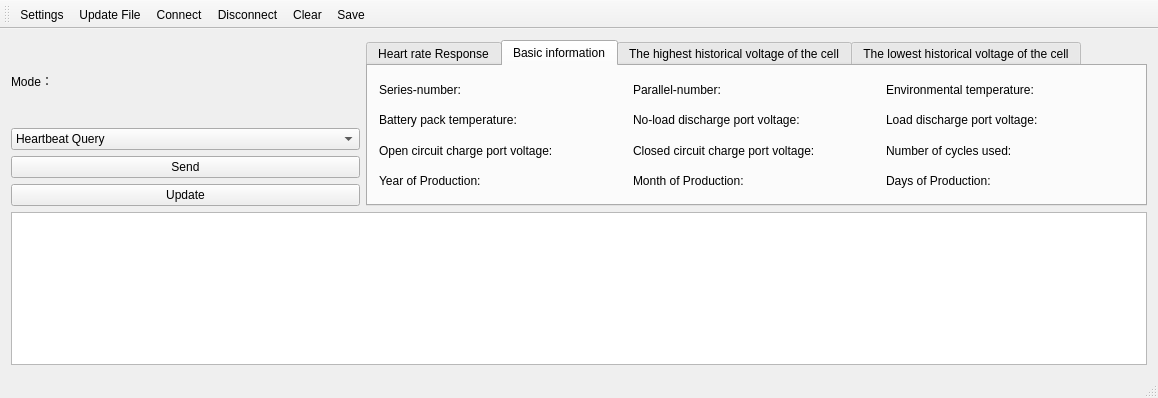
<?xml version="1.0" encoding="UTF-8"?>
<ui version="4.0">
 <class>MainWindow</class>
 <widget class="QMainWindow" name="MainWindow">
  <property name="geometry">
   <rect>
    <x>0</x>
    <y>0</y>
    <width>1158</width>
    <height>398</height>
   </rect>
  </property>
  <property name="windowTitle">
   <string>Simple Terminal</string>
  </property>
  <property name="autoFillBackground">
   <bool>false</bool>
  </property>
  <widget class="QWidget" name="centralWidget">
   <layout class="QHBoxLayout" name="horizontalLayout">
    <item>
     <layout class="QGridLayout" name="gridLayout">
      <item row="6" column="0" colspan="3">
       <widget class="QTableWidget" name="tableWidget"/>
      </item>
      <item row="0" column="0">
       <widget class="QLabel" name="label">
        <property name="text">
         <string>Mode：</string>
        </property>
       </widget>
      </item>
      <item row="1" column="0">
       <widget class="QComboBox" name="comboBox">
        <item>
         <property name="text">
          <string>Heartbeat Query</string>
         </property>
        </item>
        <item>
         <property name="text">
          <string>Basic Information Query</string>
         </property>
        </item>
        <item>
         <property name="text">
          <string>Maximum history voltage of cell Query</string>
         </property>
        </item>
        <item>
         <property name="text">
          <string>Minimum history voltage of cell Query</string>
         </property>
        </item>
       </widget>
      </item>
      <item row="2" column="0">
       <widget class="QPushButton" name="send">
        <property name="text">
         <string>Send</string>
        </property>
       </widget>
      </item>
      <item row="3" column="0">
       <widget class="QPushButton" name="pushButton">
        <property name="text">
         <string>Update</string>
        </property>
       </widget>
      </item>
      <item row="0" column="1" rowspan="4" colspan="2">
       <widget class="QTabWidget" name="tabWidget">
        <property name="currentIndex">
         <number>1</number>
        </property>
        <widget class="QWidget" name="batterytab">
         <attribute name="title">
          <string>Heart rate Response</string>
         </attribute>
         <layout class="QGridLayout" name="gridLayout_2">
          <item row="2" column="0">
           <widget class="QLabel" name="processlabel">
            <property name="text">
             <string>Diagnostic working condition：</string>
            </property>
           </widget>
          </item>
         </layout>
        </widget>
        <widget class="QWidget" name="tooltab">
         <attribute name="title">
          <string>Basic information</string>
         </attribute>
         <layout class="QGridLayout" name="gridLayout_3">
          <item row="2" column="2">
           <widget class="QLabel" name="CycleNumlabel">
            <property name="text">
             <string>Number of cycles used:</string>
            </property>
           </widget>
          </item>
          <item row="3" column="0">
           <widget class="QLabel" name="Dylabel">
            <property name="text">
             <string>Year of Production:</string>
            </property>
           </widget>
          </item>
          <item row="0" column="0">
           <widget class="QLabel" name="BSerieslabel">
            <property name="text">
             <string>Series-number:</string>
            </property>
           </widget>
          </item>
          <item row="1" column="0">
           <widget class="QLabel" name="BTemplabel">
            <property name="text">
             <string>Battery pack temperature:</string>
            </property>
           </widget>
          </item>
          <item row="0" column="2">
           <widget class="QLabel" name="Templabel">
            <property name="text">
             <string>Environmental temperature:</string>
            </property>
           </widget>
          </item>
          <item row="2" column="1">
           <widget class="QLabel" name="CVolEnlabel">
            <property name="text">
             <string>Closed circuit charge port voltage:</string>
            </property>
           </widget>
          </item>
          <item row="1" column="2">
           <widget class="QLabel" name="PVolEnlabel">
            <property name="text">
             <string>Load discharge port voltage:</string>
            </property>
           </widget>
          </item>
          <item row="1" column="1">
           <widget class="QLabel" name="PVollabel">
            <property name="text">
             <string>No-load discharge port voltage:</string>
            </property>
           </widget>
          </item>
          <item row="3" column="1">
           <widget class="QLabel" name="Dmlabel">
            <property name="text">
             <string>Month of Production:</string>
            </property>
           </widget>
          </item>
          <item row="0" column="1">
           <widget class="QLabel" name="BParallellabel">
            <property name="text">
             <string>Parallel-number:</string>
            </property>
           </widget>
          </item>
          <item row="3" column="2">
           <widget class="QLabel" name="Ddlabel">
            <property name="text">
             <string>Days of Production:</string>
            </property>
           </widget>
          </item>
          <item row="2" column="0">
           <widget class="QLabel" name="CVollabel">
            <property name="text">
             <string>Open circuit charge port voltage:</string>
            </property>
           </widget>
          </item>
         </layout>
        </widget>
        <widget class="QWidget" name="chargetab">
         <attribute name="title">
          <string>The highest historical voltage of the cell</string>
         </attribute>
         <layout class="QGridLayout" name="gridLayout_4">
          <item row="0" column="0">
           <widget class="QLabel" name="Celldlabel">
            <property name="text">
             <string>Start cell number N:</string>
            </property>
           </widget>
          </item>
          <item row="1" column="2">
           <widget class="QLabel" name="V2label">
            <property name="text">
             <string>Historical maxmum voltage of the N+2th cell:</string>
            </property>
           </widget>
          </item>
          <item row="1" column="1">
           <widget class="QLabel" name="V1label">
            <property name="text">
             <string>Historical maxmum voltage of the N+1th cell:</string>
            </property>
           </widget>
          </item>
          <item row="4" column="0">
           <widget class="QLabel" name="V6label">
            <property name="text">
             <string>Historical maxmum voltage of the N+6th cell:</string>
            </property>
           </widget>
          </item>
          <item row="0" column="2">
           <widget class="QLabel" name="Cellnumlabel">
            <property name="text">
             <string>Number of cells:</string>
            </property>
           </widget>
          </item>
          <item row="1" column="0">
           <widget class="QLabel" name="V0label">
            <property name="text">
             <string>Historical maxmum voltage of the Nth cell:</string>
            </property>
           </widget>
          </item>
          <item row="2" column="1">
           <widget class="QLabel" name="V4label">
            <property name="text">
             <string>Historical maxmum voltage of the N+4th cell:</string>
            </property>
           </widget>
          </item>
          <item row="4" column="1">
           <widget class="QLabel" name="V7label">
            <property name="text">
             <string>Historical maxmum voltage of the N+7th cell:</string>
            </property>
           </widget>
          </item>
          <item row="2" column="0">
           <widget class="QLabel" name="V3label">
            <property name="text">
             <string>Historical maxmum voltage of the N+3th cell:</string>
            </property>
           </widget>
          </item>
          <item row="2" column="2">
           <widget class="QLabel" name="V5label">
            <property name="text">
             <string>Historical maxmum voltage of the N+5th cell:</string>
            </property>
           </widget>
          </item>
          <item row="4" column="2">
           <widget class="QLabel" name="V8label">
            <property name="text">
             <string>Historical maxmum voltage of the N+8th cell:</string>
            </property>
           </widget>
          </item>
          <item row="5" column="1">
           <widget class="QLabel" name="V10label">
            <property name="text">
             <string>Historical maxmum voltage of the N+10th cell:</string>
            </property>
           </widget>
          </item>
          <item row="5" column="0">
           <widget class="QLabel" name="V9label">
            <property name="text">
             <string>Historical maxmum voltage of the N+9th cell:</string>
            </property>
           </widget>
          </item>
          <item row="5" column="2">
           <widget class="QLabel" name="V11label">
            <property name="text">
             <string>Historical maxmum voltage of the N+11th cell:</string>
            </property>
           </widget>
          </item>
          <item row="6" column="0">
           <widget class="QLabel" name="V12label">
            <property name="text">
             <string>Historical maxmum voltage of the N+12th cell:</string>
            </property>
           </widget>
          </item>
          <item row="6" column="1">
           <widget class="QLabel" name="V13label">
            <property name="text">
             <string>Historical maxmum voltage of the N+13Nth cell:</string>
            </property>
           </widget>
          </item>
          <item row="6" column="2">
           <widget class="QLabel" name="V14label">
            <property name="text">
             <string>Historical maxmum voltage of the N+14th cell:</string>
            </property>
           </widget>
          </item>
         </layout>
        </widget>
        <widget class="QWidget" name="tab_3">
         <attribute name="title">
          <string>The lowest historical voltage of the cell</string>
         </attribute>
         <layout class="QGridLayout" name="gridLayout_5">
          <item row="1" column="0">
           <widget class="QLabel" name="MinV0label">
            <property name="text">
             <string>Historical minimum voltage of the Nth cell:</string>
            </property>
           </widget>
          </item>
          <item row="2" column="0">
           <widget class="QLabel" name="MinV3label">
            <property name="text">
             <string>Historical minimum voltage of the N+3th cell:</string>
            </property>
           </widget>
          </item>
          <item row="0" column="0">
           <widget class="QLabel" name="celldlabel">
            <property name="text">
             <string>Start cell number N:</string>
            </property>
           </widget>
          </item>
          <item row="2" column="1">
           <widget class="QLabel" name="MinV4label">
            <property name="text">
             <string>Historical minimum voltage of the N+4th cell:</string>
            </property>
           </widget>
          </item>
          <item row="3" column="0">
           <widget class="QLabel" name="MinV6label">
            <property name="text">
             <string>Historical minimum voltage of the N+6th cell:</string>
            </property>
           </widget>
          </item>
          <item row="3" column="1">
           <widget class="QLabel" name="MinV7label">
            <property name="text">
             <string>Historical minimum voltage of the N+7th cell:</string>
            </property>
           </widget>
          </item>
          <item row="1" column="2">
           <widget class="QLabel" name="MinV2label">
            <property name="text">
             <string>Historical minimum voltage of the N+2th cell:</string>
            </property>
           </widget>
          </item>
          <item row="2" column="2">
           <widget class="QLabel" name="MinV5label">
            <property name="text">
             <string>Historical minimum voltage of the N+5th cell:</string>
            </property>
           </widget>
          </item>
          <item row="1" column="1">
           <widget class="QLabel" name="MinV1label">
            <property name="text">
             <string>Historical minimum voltage of the N+1th cell:</string>
            </property>
           </widget>
          </item>
          <item row="0" column="2">
           <widget class="QLabel" name="cellnumlabel">
            <property name="text">
             <string>Number of cells:</string>
            </property>
           </widget>
          </item>
          <item row="3" column="2">
           <widget class="QLabel" name="MinV8label">
            <property name="text">
             <string>Historical minimum voltage of the N+8th cell:</string>
            </property>
           </widget>
          </item>
          <item row="4" column="0">
           <widget class="QLabel" name="MinV9label">
            <property name="text">
             <string>Historical minimum voltage of the N+10th cell:</string>
            </property>
           </widget>
          </item>
          <item row="4" column="1">
           <widget class="QLabel" name="MinV10label">
            <property name="text">
             <string>Historical minimum voltage of the N+11th cell:</string>
            </property>
           </widget>
          </item>
          <item row="4" column="2">
           <widget class="QLabel" name="MinV11label">
            <property name="text">
             <string>Historical minimum voltage of the N+11th cell:</string>
            </property>
           </widget>
          </item>
          <item row="5" column="0">
           <widget class="QLabel" name="MinV12label">
            <property name="text">
             <string>Historical minimum voltage of the N+12th cell:</string>
            </property>
           </widget>
          </item>
          <item row="5" column="1">
           <widget class="QLabel" name="MinV13label">
            <property name="text">
             <string>Historical minimum voltage of the N+13th cell:</string>
            </property>
           </widget>
          </item>
          <item row="5" column="2">
           <widget class="QLabel" name="MinV14label">
            <property name="text">
             <string>Historical minimum voltage of the N+14th cell:</string>
            </property>
           </widget>
          </item>
         </layout>
        </widget>
       </widget>
      </item>
     </layout>
    </item>
   </layout>
  </widget>
  <widget class="QToolBar" name="mainToolBar">
   <attribute name="toolBarArea">
    <enum>TopToolBarArea</enum>
   </attribute>
   <attribute name="toolBarBreak">
    <bool>false</bool>
   </attribute>
   <addaction name="action_Settings"/>
   <addaction name="actionUpdate_File"/>
   <addaction name="action_Connect"/>
   <addaction name="action_Disconnect"/>
   <addaction name="action_Clear"/>
   <addaction name="actionSave"/>
  </widget>
  <widget class="QStatusBar" name="statusBar"/>
  <action name="action_Connect">
   <property name="icon">
    <iconset resource="terminal.qrc">
     <normaloff>:/images/connect.png</normaloff>:/images/connect.png</iconset>
   </property>
   <property name="text">
    <string>&amp;Connect</string>
   </property>
   <property name="toolTip">
    <string>Connect to serial port</string>
   </property>
   <property name="shortcut">
    <string>Ctrl+O</string>
   </property>
  </action>
  <action name="action_Disconnect">
   <property name="icon">
    <iconset resource="terminal.qrc">
     <normaloff>:/images/disconnect.png</normaloff>:/images/disconnect.png</iconset>
   </property>
   <property name="text">
    <string>&amp;Disconnect</string>
   </property>
   <property name="toolTip">
    <string>Disconnect from serial port</string>
   </property>
   <property name="shortcut">
    <string>Ctrl+D</string>
   </property>
  </action>
  <action name="action_Settings">
   <property name="icon">
    <iconset resource="terminal.qrc">
     <normaloff>:/images/settings.png</normaloff>:/images/settings.png</iconset>
   </property>
   <property name="text">
    <string>&amp;Settings</string>
   </property>
   <property name="toolTip">
    <string>Configure serial port</string>
   </property>
   <property name="shortcut">
    <string>Alt+C</string>
   </property>
  </action>
  <action name="action_Clear">
   <property name="icon">
    <iconset resource="terminal.qrc">
     <normaloff>:/images/clear.png</normaloff>:/images/clear.png</iconset>
   </property>
   <property name="text">
    <string>C&amp;lear</string>
   </property>
   <property name="toolTip">
    <string>Clear data</string>
   </property>
   <property name="shortcut">
    <string>Alt+L</string>
   </property>
  </action>
  <action name="actionSave">
   <property name="icon">
    <iconset resource="terminal.qrc">
     <normaloff>:/images/save.png</normaloff>:/images/save.png</iconset>
   </property>
   <property name="text">
    <string>Save</string>
   </property>
   <property name="toolTip">
    <string>Save File </string>
   </property>
   <property name="shortcut">
    <string>Ctrl+S</string>
   </property>
   <property name="autoRepeat">
    <bool>true</bool>
   </property>
   <property name="visible">
    <bool>true</bool>
   </property>
  </action>
  <action name="actionUpdate_File">
   <property name="icon">
    <iconset resource="terminal.qrc">
     <normaloff>:/images/file.png</normaloff>:/images/file.png</iconset>
   </property>
   <property name="text">
    <string>Update File</string>
   </property>
   <property name="toolTip">
    <string>Choose update File</string>
   </property>
  </action>
 </widget>
 <layoutdefault spacing="6" margin="11"/>
 <resources>
  <include location="terminal.qrc"/>
 </resources>
 <connections/>
</ui>
